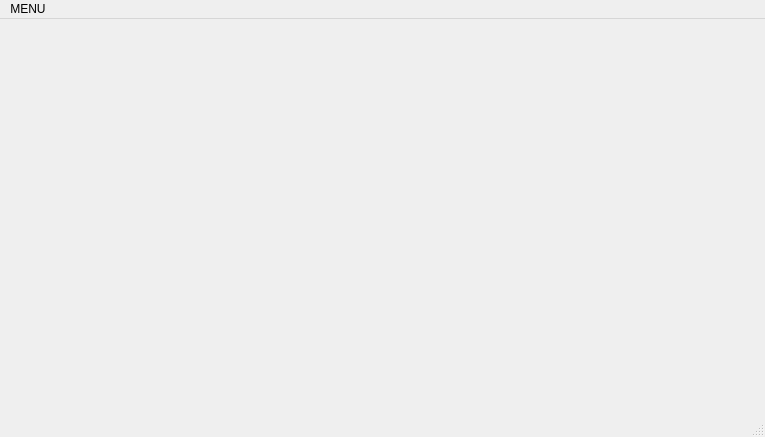
<?xml version="1.0" encoding="UTF-8"?>
<ui version="4.0">
 <class>MainWindow</class>
 <widget class="QMainWindow" name="MainWindow">
  <property name="geometry">
   <rect>
    <x>0</x>
    <y>0</y>
    <width>765</width>
    <height>437</height>
   </rect>
  </property>
  <property name="windowTitle">
   <string>MainWindow</string>
  </property>
  <widget class="QWidget" name="centralwidget"/>
  <widget class="QMenuBar" name="menubar">
   <property name="geometry">
    <rect>
     <x>0</x>
     <y>0</y>
     <width>765</width>
     <height>25</height>
    </rect>
   </property>
   <widget class="QMenu" name="menuMENU">
    <property name="title">
     <string>MENU</string>
    </property>
    <addaction name="actionData_Admin"/>
    <addaction name="actionData_Usaha"/>
    <addaction name="actionData_Keluarga"/>
    <addaction name="actionData_Pekerja"/>
    <addaction name="actionKesejahteraan"/>
    <addaction name="actionPendampingan"/>
    <addaction name="actionresiko"/>
    <addaction name="actionBAYA"/>
   </widget>
   <addaction name="menuMENU"/>
  </widget>
  <widget class="QStatusBar" name="statusbar"/>
  <action name="actionData_Admin">
   <property name="text">
    <string>Data Admin</string>
   </property>
  </action>
  <action name="actionData_Usaha">
   <property name="text">
    <string>Data Usaha</string>
   </property>
  </action>
  <action name="actionData_Keluarga">
   <property name="text">
    <string>Data Keluarga</string>
   </property>
  </action>
  <action name="actionData_Pekerja">
   <property name="text">
    <string>Data Pekerja</string>
   </property>
  </action>
  <action name="actionKesejahteraan">
   <property name="text">
    <string>Kesejahteraan</string>
   </property>
  </action>
  <action name="actionPendampingan">
   <property name="text">
    <string>Pendampingan</string>
   </property>
  </action>
  <action name="actionresiko">
   <property name="text">
    <string>resiko</string>
   </property>
  </action>
  <action name="actionBAYA">
   <property name="text">
    <string>BAYA</string>
   </property>
  </action>
 </widget>
 <resources/>
 <connections/>
</ui>
